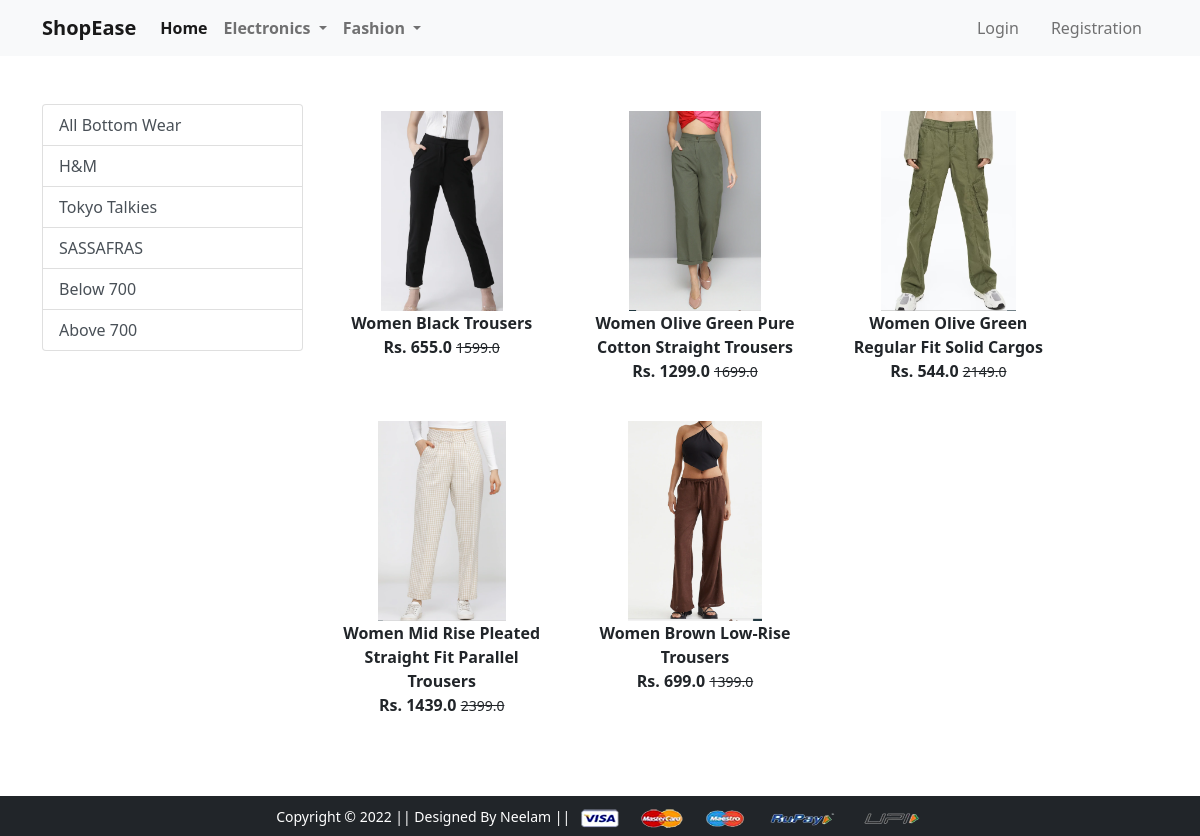
The app's page /bottomwear/ with its own data.
### app/models.py (models this page shows, shortened)
class Product(models.Model):
    title=models.CharField(max_length=200)
    selling_price=models.FloatField()
    discounted_price=models.FloatField()
    description=models.TextField()
    brand=models.CharField(max_length=200)
    category=models.CharField(choices=CATEGORY_CHOICES,max_length=2)
    product_image=models.ImageField(upload_to="productimg")

### app/views.py (the view, shortened to what this page needs)
# urls.py: path('bottomwear/', views.bottomwear, name='bottomwear'),
def bottomwear(request, data=None):
	totalitem = 0
	if data==None :
			bottomwears = Product.objects.filter(category='BW')
	elif data == 'HM' or data == 'TokyoTalkies' or data=="SASSAFRAS" :
			bottomwears = Product.objects.filter(category='BW').filter(brand=data)
	elif data == 'below':
			bottomwears = Product.objects.filter(category='BW').filter(discounted_price__lt=700)
	elif data == 'above':
			bottomwears = Product.objects.filter(category='BW').filter(discounted_price__gt=700)
	return render(request, 'app/bottomwear.html', {'bottomwears':bottomwears,'totalitem':totalitem})

### app/templates/app/bottomwear.html (shortened to what this page needs)
{% extends 'app/base.html' %}
{% load static %}
{% block main-content %}
<div class="container my-5">
 <div class="row">
  <div class="col-sm-3">
   <div class="list-group">
     <a href="{% url 'bottomwear' %}" class="list-group-item list-group-item-action" aria-current="true">All Bottom Wear</a>
     <a href="{% url 'bottomweardata' 'HM'  %}" class="list-group-item list-group-item-action" aria-current="true">H&M</a>
     <a href="{% url 'bottomweardata' 'TokyoTalkies'  %}" class="list-group-item list-group-item-action">Tokyo Talkies</a>
     <a href="{% url 'bottomweardata' 'SASSAFRAS'  %}" class="list-group-item list-group-item-action">SASSAFRAS</a>
     <a href="{% url 'bottomweardata' 'below'  %}" class="list-group-item list-group-item-action">Below 700</a>
     <a href="{% url 'bottomweardata' 'above'  %}" class="list-group-item list-group-item-action">Above 700</a>
   </div>
  </div>
  <div class="col-sm-8">
   <div class="row">
    {% for product in bottomwears %}
     <div class="col-sm-4 text-center mb-4">
      <a href="{% url 'product-detail' product.id %}" class="btn">
       <div class="item">
        <img src="{{product.product_image.url}}" alt="" height="200" class="">
        <div class="fw-bold">{{product.title}}</div>
        <div class="fw-bold">Rs. {{product.discounted_price}} <small class="fw-light text-decoration-line-through">{{product.selling_price}}</small></div>
       </div>
      </a>
     </div>
    {% endfor %}
   </div>
  </div>
 </div>
</div>
{% endblock main-content %}

### records on screen
Product: product_image (picture), title "Women Black Trousers", discounted_price "655.0", selling_price "1599.0"
Product: product_image (picture), title "Women Olive Green Pure Cotton Straight Trousers", discounted_price "1299.0", selling_price "1699.0"
Product: product_image (picture), title "Women Olive Green Regular Fit Solid Cargos", discounted_price "544.0", selling_price "2149.0"
Product: product_image (picture), title "Women Mid Rise Pleated Straight Fit Parallel Trousers", discounted_price "1439.0", selling_price "2399.0"
Product: product_image (picture), title "Women Brown Low-Rise Trousers", discounted_price "699.0", selling_price "1399.0"
